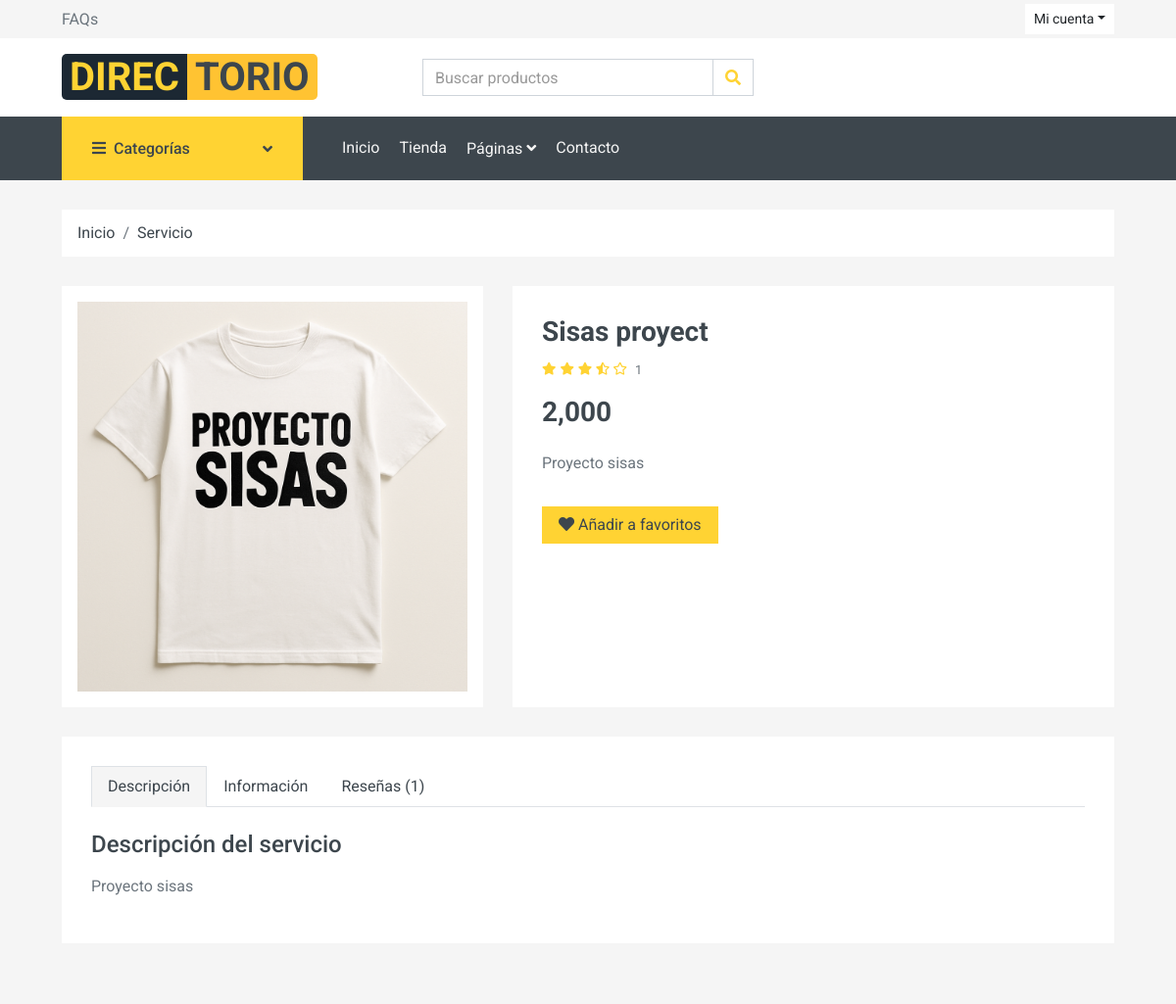
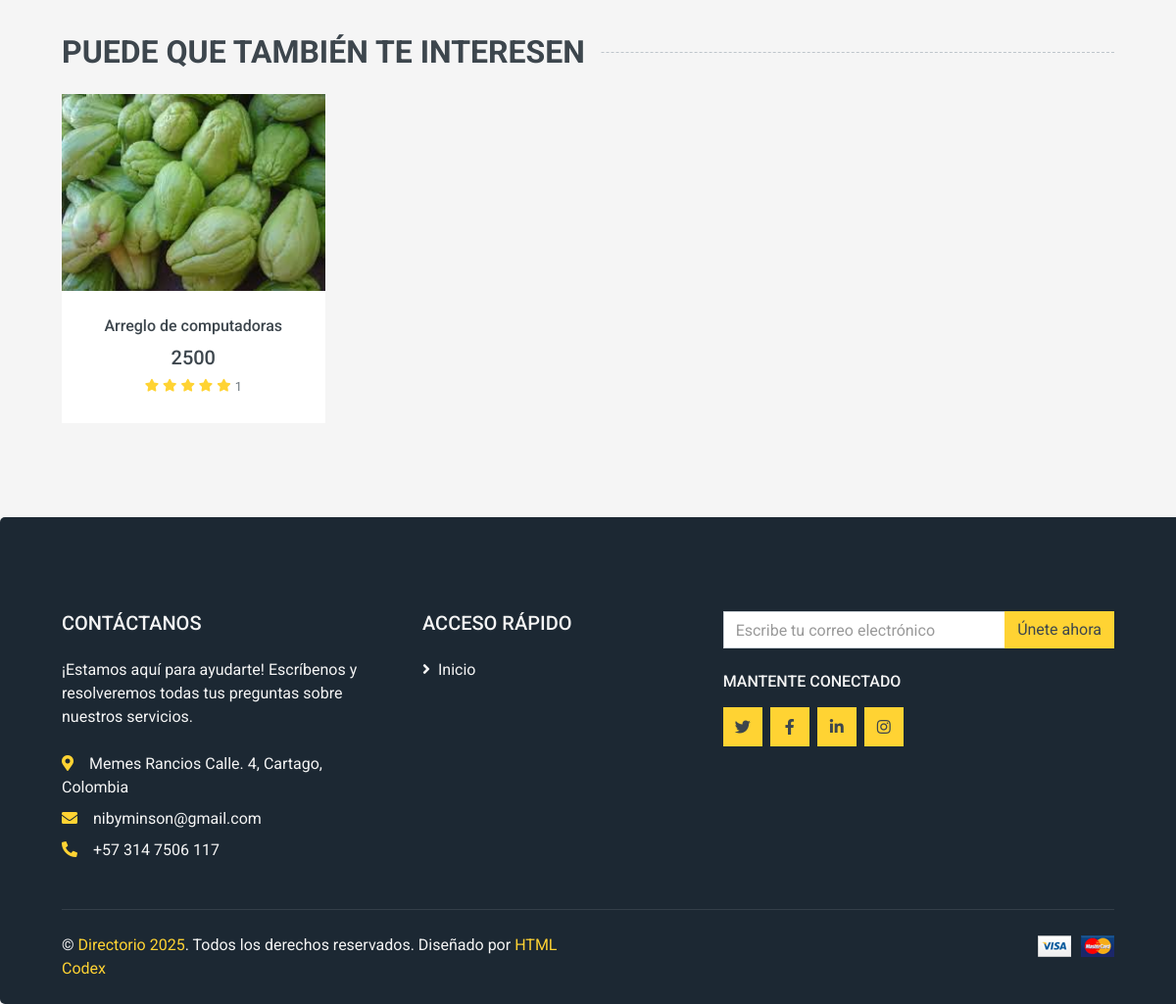
The page /rutas/rutas.php?page=service&id=6 on the database its author committed (2 pictures, top to bottom).
### tables this page shows
CREATE TABLE `servicio_imagenes` (
  `id` int(11) NOT NULL,
  `imagen_ref` varchar(200) NOT NULL,
  `servicio_id` int(11) NOT NULL
);

CREATE TABLE `servicio` (
  `id_servicio` int(11) NOT NULL,
  `titulo` varchar(500) DEFAULT NULL,
  `descripcion` varchar(500) DEFAULT NULL,
  `precio` decimal(10,0) NOT NULL,
  `fecha_creacion` datetime NOT NULL DEFAULT current_timestamp(),
  `usuario_id_usuario` int(11) NOT NULL,
  `categoria_id_categoria` int(11) NOT NULL,
  `estado` varchar(45) NOT NULL DEFAULT 'Activo',
  `barrio_id` int(11) NOT NULL,
  `direccion` varchar(100) DEFAULT 'No aplica'
);

### app/controladores/landingPageController.php (called while the page is built, shortened)
<?php
require_once(__DIR__ . '/../modelos/serviceModel.php');
require_once(__DIR__ . '/../modelos/reviewsModel.php');
class LandingPageController{
    private $serviceModel;
    private $reviewsModel;
    public function __construct(){
        $this->serviceModel = new ServiceModel;
        $this->reviewsModel = new ReviewsModel;
    }
    public function servicePage($service_id) {
        $service = $this->serviceModel->getServiceById($service_id);
        $service_imgs = $this->serviceModel->getImagesByService($service_id);
        $total_reviews = $this->reviewsModel->TotalReviewsByService($service_id);
        $related_services = $this->serviceModel->TopRelatedServices($service["id_categoria"],$service_id);
        $isEmpty = false;
        include_once(__DIR__ . '/../vistas/landing/detail.php');
    }
}

### configuracion/mysql.php (called while the page is built)
<?php
class Mysql{
    public $conect;
    private $DB_HOST = 'localhost';
    private $DB_NAME = 'directorio';
    private $DB_PORT = '3306';
    private $DB_USERNAME = 'root';
    private $DB_PASSWORD = '';
    private $DB_CHARSET = 'utf8mb4';
    public function __construct(){
        $connectionString = "mysql:host=".$this->DB_HOST. ";dbname=".$this->DB_NAME.";port=".$this->DB_PORT.";charset=".$this->DB_CHARSET;
        try{
            $this->conect = new PDO($connectionString, $this->DB_USERNAME, $this->DB_PASSWORD);
            $this->conect->setAttribute(PDO::ATTR_ERRMODE, PDO::ERRMODE_EXCEPTION);
        }catch(PDOException $e){
            echo "CONNECTION ERROR: " . $e->getMessage();
        }
    }
    public function conect(){
        return $this->conect;
    }
}

### app/modelos/serviceModel.php (called while the page is built, shortened)
<?php
require_once(__DIR__ . '/../../configuracion/mysql.php');
class ServiceModel extends Mysql {
    private $connection;
    public function __construct(){
        $mysql = new Mysql();
        $this->connection = $mysql->conect();
    }
    public function getServiceById($id) {
        $query = "SELECT s.id_servicio, s.titulo, s.descripcion, s.precio, s.fecha_creacion, s.direccion, u.nombre, c.nombre as categoria,
        c.id_categoria as id_categoria
        FROM servicio s
        INNER JOIN usuario u ON u.id_usuario = s.usuario_id_usuario
        INNER JOIN categoria c ON c.id_categoria = s.categoria_id_categoria
        WHERE id_servicio = ? AND s.estado = 'Activo'";
        $stmt = $this->connection->prepare($query);
        $stmt->execute([$id]);
        return $stmt->fetch(PDO::FETCH_ASSOC);
    }
    public function getImagesByService($service_id) {
        $query = "SELECT imagen_ref FROM servicio_imagenes
        INNER JOIN servicio on servicio.id_servicio = servicio_imagenes.servicio_id
        where servicio.estado = 'Activo' AND servicio_id = ?";
        $stmt = $this->connection->prepare($query);
        $stmt->execute([$service_id]);
        return $stmt->fetchAll(PDO::FETCH_ASSOC);
    }
    public function TopRelatedServices($category_id,$service_id) {
        $query = "SELECT id_servicio, titulo, precio, AVG(reviews.calificacion) as calificacion,
        COUNT(reviews.servicio_id) as total_reviews,
        servicio_imagenes.imagen_ref as servicio_imagen
        FROM servicio
        INNER JOIN reviews on reviews.servicio_id = servicio.id_servicio
        INNER JOIN servicio_imagenes on servicio_imagenes.servicio_id = servicio.id_servicio
        where servicio.estado = 'Activo' AND servicio.categoria_id_categoria = ?
        AND servicio.id_servicio != ?
        ORDER BY calificacion DESC
        LIMIT 5";
        $stmt = $this->connection->prepare($query);
        $stmt->execute([$category_id,$service_id]);
        return $stmt->fetchAll(PDO::FETCH_ASSOC);
    }
}

### app/modelos/reviewsModel.php (called while the page is built, shortened)
<?php
require_once(__DIR__ . '/../../configuracion/mysql.php');
class ReviewsModel extends Mysql{
    private $conn;
    public function __construct(){
        $mysql = new Mysql();
        $this->conn = $mysql->conect();
    }
    public function TotalReviewsByService($service_id){
        $query = "SELECT *,COUNT(*) as total_reviews
        FROM reviews
        WHERE servicio_id = ?";
        $preparedStmt = $this->conn->prepare($query);
        $preparedStmt->execute([$service_id]);
        $data = $preparedStmt->fetch(PDO::FETCH_ASSOC);
        return $data;
    }
}

### app/vistas/landing/detail.php (the view, shortened to what this page needs)
<?php
include_once RUTA_BASE . '/app/vistas/landing/plantilla/header.php';
?>
<body>
    <div class="container-fluid">
        <div class="row px-xl-5">
            <div class="col-12">
                <nav class="breadcrumb bg-light mb-30">
                    <a class="breadcrumb-item text-dark" href="<?php URL_BASE ?>?page=home">Inicio</a>
                    <a class="breadcrumb-item text-dark" href="#">Servicio</a>
                </nav>
            </div>
        </div>
    </div>
    <div class="container-fluid pb-5">
        <div class="row px-xl-5">
            <div class="col-lg-5 mb-30">
                <?php if(count($service_imgs) > 1) : ?>
                    <div class="swiper swiper-services">
                        <div class="swiper-wrapper">
                            <?php foreach($service_imgs as $img) : ?>
                                 <div class="swiper-slide">
                                    <img class="w-100 h-100" src="<?= URL_IMG ?>/servicios/<?= $img["imagen_ref"] ?>" alt="Imagen del servicio">
                                 </div>
                             <?php endforeach ?>
                        </div>
                        <div class="swiper-pagination"></div>
                        <div class="swiper-button-prev"></div>
                        <div class="swiper-button-next"></div>
                    </div>
                <?php else : ?>
                <?php foreach($service_imgs as $img) : ?>
                    <div class="card p-3 border-0">
                        <img class="w-100 h-100 img-fluid" src="<?= URL_IMG ?>/servicios/<?php echo $img["imagen_ref"] ?>" alt="Imagen del servicio">
                    </div>
                <?php endforeach ?>
                <?php endif ?>
            </div>
            <div class="col-lg-7 h-auto mb-30">
                <div class="h-100 bg-light p-30">
                    <h3> <?php echo $service["titulo"] ?> </h3>
                    <div class="d-flex mb-3">
                        <?php if($total_reviews["total_reviews"] > 0) : ?>
                            <div class="text-primary mr-2">
                                <small class="fas fa-star"></small>
                                <small class="fas fa-star"></small>
                                <small class="fas fa-star"></small>
                                <small class="fas fa-star-half-alt"></small>
                                <small class="far fa-star"></small>
                            </div>
                        <?php endif ?>
                        <small class="pt-1"><?php echo $total_reviews["total_reviews"] > 0 ? $total_reviews["total_reviews"] : "Este servicio no tiene reseñas." ?></small>
                    </div>
                    <h3 class="font-weight-semi-bold mb-4"><?php echo number_format($service["precio"]) ?></h3>
                    <p class="mb-4">
                        <?php echo $service["descripcion"] ?>
                    </p>
                    <div class="d-flex align-items-center mb-4 pt-2">
                        <button class="btn btn-primary px-3">
                            <i class="fas fa-heart text-dark"></i>
                            Añadir a favoritos
                        </button>
                    </div>
                </div>
            </div>
        </div>
        <div class="row px-xl-5">
            <div class="col">
                <div class="bg-light p-30">
                    <div class="nav nav-tabs mb-4">
                        <a class="nav-item nav-link text-dark active" data-toggle="tab" href="#tab-pane-1">Descripción</a>
                        <a class="nav-item nav-link text-dark" data-toggle="tab" href="#tab-pane-2">Información</a>
                        <a class="nav-item nav-link text-dark" data-toggle="tab" href="#tab-pane-3">Reseñas (<?php echo $total_reviews["total_reviews"]?>)</a>
                    </div>
                    <div class="tab-content">
                        <div class="tab-pane fade show active" id="tab-pane-1">
                            <h4 class="mb-3">Descripción del servicio</h4>
                            <p><?php echo $service["descripcion"] ?></p>
                        </div>
                    </div>
                </div>
            </div>
        </div>
    </div>
    <?php if(!$isEmpty) : ?>
        <div class="container-fluid py-5">
            <h2 class="section-title position-relative text-uppercase mx-xl-5 mb-4"><span class="bg-secondary pr-3">Puede que también te interesen</span></h2>
            <div class="row px-xl-5">
                <div class="col">
                    <?php if(count($related_services) > 1)  : ?>
                        <div class="owl-carousel related-carousel">
                            <?php foreach($related_services as $related) : ?>
                            <div class="product-item bg-light w-25 overflow-hidden">
                                <div class="product-img position-relative overflow-hidden">
                                    <img class="img-fluid w-100" src="<?= URL_IMG ?>/servicios/<?= $related["servicio_imagen"] ?>" alt="Imágen del servicio recomendado">
                                    <div class="product-action">
                                        <a class="btn btn-outline-dark btn-square" href=""><i class="fa fa-shopping-cart"></i></a>
                                        <a class="btn btn-outline-dark btn-square" href=""><i class="far fa-heart"></i></a>
                                    </div>
                                </div>
                                <div class="text-center py-4">
                                    <a class="h6 text-decoration-none text-truncate" href="<?php URL_BASE ?>?page=service&id=<?php echo $related["id_servicio"] ?>">
                                        <?= $related["titulo"] ?>
                                    </a>
                                    <div class="d-flex align-items-center justify-content-center mt-2">
                                        <h5> <?= $related["precio"] ?> </h5>
                                    </div>
                                    <div class="d-flex align-items-center justify-content-center mb-1">
                                        <small class="fa fa-star text-primary mr-1"></small>
                                        <small class="fa fa-star text-primary mr-1"></small>
                                        <small class="fa fa-star text-primary mr-1"></small>
                                        <small class="fa fa-star text-primary mr-1"></small>
                                        <small class="fa fa-star text-primary mr-1"></small>
                                        <small><?= $related["total_reviews"] ?></small>
                                    </div>
                                </div>
                            </div>
                            <?php endforeach ?>
                        </div>
                    <?php else : ?>
                        <div class="product-item bg-light w-25 overflow-hidden">
                                <div class="product-img position-relative overflow-hidden">
                                    <img class="img-fluid w-100" src="<?= URL_IMG ?>/servicios/<?= $related_services[0]["servicio_imagen"] ?>"
                                    alt="Imágen del servicio recomendado">
                                    <div class="product-action">
                                    </div>
                                </div>
                            <div class="text-center py-4">
                                <a class="h6 text-decoration-none text-truncate" href="<?php URL_BASE ?>?page=service&id=<?php echo $related_services[0]["id_servicio"] ?>">
                                    <?= $related_services[0]["titulo"] ?>
                                </a>
                                <div class="d-flex align-items-center justify-content-center mt-2">
                                    <h5> <?= $related_services[0]["precio"] ?> </h5>
                                </div>
                                <div class="d-flex align-items-center justify-content-center mb-1">
                                    <small class="fa fa-star text-primary mr-1"></small>
                                    <small class="fa fa-star text-primary mr-1"></small>
                                    <small class="fa fa-star text-primary mr-1"></small>
                                    <small class="fa fa-star text-primary mr-1"></small>
                                    <small class="fa fa-star text-primary mr-1"></small>
                                    <small><?= $related_services[0]["total_reviews"] ?></small>
                                </div>
                            </div>
                        </div>
                    <?php endif ?>
                </div>
            </div>
        </div>
    <?php endif ?>
<?php include_once RUTA_BASE . '/app/vistas/landing/plantilla/footer.php'; ?>

### rows shown on the page
servicio_imagenes: imagen_ref (picture)
servicio: titulo "Sisas proyect", precio "2,000", descripcion "Proyecto sisas"
servicio: titulo "Arreglo de computadoras", precio "2500"

### other values the page prints
$total_reviews["total_reviews"] "1"
$related_services[0]["total_reviews"] "1"
